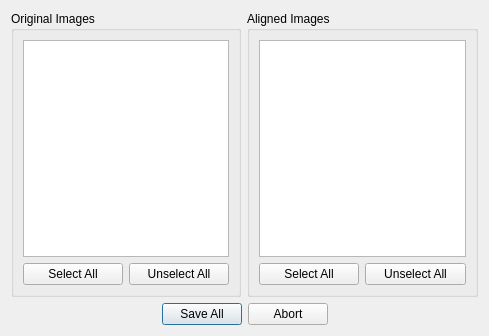
<?xml version="1.0" encoding="UTF-8"?>
<ui version="4.0">
 <class>Dialog</class>
 <widget class="QDialog" name="Dialog">
  <property name="geometry">
   <rect>
    <x>0</x>
    <y>0</y>
    <width>489</width>
    <height>336</height>
   </rect>
  </property>
  <property name="windowTitle">
   <string>Dialog</string>
  </property>
  <layout class="QGridLayout" name="gridLayout_3">
   <item row="0" column="0">
    <widget class="QGroupBox" name="groupBox">
     <property name="title">
      <string>Original Images</string>
     </property>
     <layout class="QGridLayout" name="gridLayout">
      <item row="1" column="0">
       <widget class="QPushButton" name="pushButtonSelectOriginal">
        <property name="text">
         <string>Select All</string>
        </property>
        <property name="icon">
         <iconset resource="../VSOP.qrc">
          <normaloff>:/images/Add.png</normaloff>:/images/Add.png</iconset>
        </property>
       </widget>
      </item>
      <item row="1" column="1">
       <widget class="QPushButton" name="pushButtonUnselectOriginal">
        <property name="text">
         <string>Unselect All</string>
        </property>
        <property name="icon">
         <iconset resource="../VSOP.qrc">
          <normaloff>:/images/Denided.png</normaloff>:/images/Denided.png</iconset>
        </property>
       </widget>
      </item>
      <item row="0" column="0" colspan="2">
       <widget class="QListWidget" name="listWidgetOriginal"/>
      </item>
     </layout>
    </widget>
   </item>
   <item row="0" column="1">
    <widget class="QGroupBox" name="groupBox_2">
     <property name="title">
      <string>Aligned Images</string>
     </property>
     <layout class="QGridLayout" name="gridLayout_2">
      <item row="1" column="0">
       <widget class="QPushButton" name="pushButtonSelectAligned">
        <property name="text">
         <string>Select All</string>
        </property>
        <property name="icon">
         <iconset resource="../VSOP.qrc">
          <normaloff>:/images/Add.png</normaloff>:/images/Add.png</iconset>
        </property>
       </widget>
      </item>
      <item row="1" column="1">
       <widget class="QPushButton" name="pushButtonUnselectAligned">
        <property name="text">
         <string>Unselect All</string>
        </property>
        <property name="icon">
         <iconset resource="../VSOP.qrc">
          <normaloff>:/images/Denided.png</normaloff>:/images/Denided.png</iconset>
        </property>
       </widget>
      </item>
      <item row="0" column="0" colspan="2">
       <widget class="QListWidget" name="listWidgetAligned"/>
      </item>
     </layout>
    </widget>
   </item>
   <item row="1" column="0" colspan="2">
    <widget class="QDialogButtonBox" name="buttonBox">
     <property name="standardButtons">
      <set>QDialogButtonBox::Abort|QDialogButtonBox::SaveAll</set>
     </property>
     <property name="centerButtons">
      <bool>true</bool>
     </property>
    </widget>
   </item>
  </layout>
 </widget>
 <resources>
  <include location="../VSOP.qrc"/>
 </resources>
 <connections/>
</ui>
